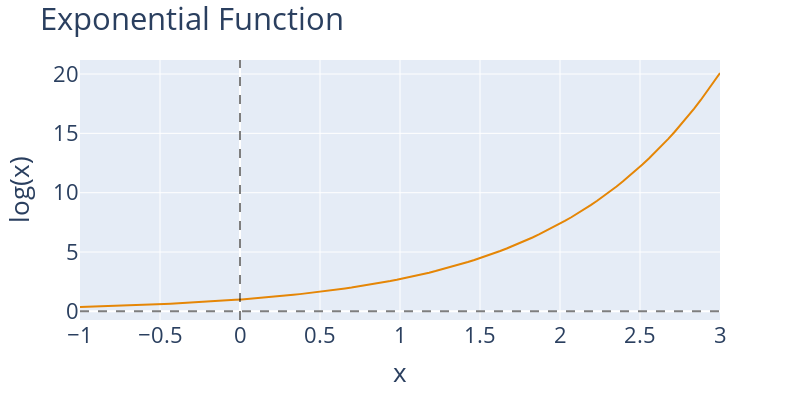

The notebook cell saved with this chart:
### Markdown cell above
The exponential function maps inputs on $(-\infty, \infty)$ to outputs on $(0, \infty)$, so it also won't work:

### Code cell
# Plot the logarithm function
x = np.linspace(-1, 3, 100)
y = np.exp(x)
fig = px.line(x=x, y=y)
fig.add_hline(y=0, line_color="black", line_dash="dash", opacity=0.5)
fig.add_vline(x=0, line_color="black", line_dash="dash", opacity=0.5)
fig.update_layout(
    xaxis_title="x",
    yaxis_title="log(x)",
    title="Exponential Function",
    width=800,
    height=400
)

### Figure 1 — Plotly figure (JSON) as saved in the notebook; plotly's stock layout.template omitted (floating-point values rounded to 4 significant figures)
{"data": [{"hovertemplate": "x=%{x}<br>y=%{y}<extra></extra>", "legendgroup": "", "line": {"color": "rgb(229, 134, 6)", "dash": "solid"}, "marker": {"symbol": "circle"}, "mode": "lines", "name": "", "orientation": "v", "showlegend": false, "type": "scatter", "x": [-1.0, -0.9596, -0.9192, -0.8788, -0.8384, -0.798, -0.7576, -0.7172, -0.6768, -0.6364, -0.596, -0.5556, -0.5152, -0.4747, -0.4343, -0.3939, -0.3535, -0.3131, -0.2727, -0.2323, -0.1919, -0.1515, -0.1111, -0.07071, -0.0303, 0.0101, 0.05051, 0.09091, 0.1313, 0.1717, 0.2121, 0.2525, 0.2929, 0.3333, 0.3737, 0.4141, 0.4545, 0.4949, 0.5354, 0.5758, 0.6162, 0.6566, 0.697, 0.7374, 0.7778, 0.8182, 0.8586, 0.899, 0.9394, 0.9798, 1.02, 1.061, 1.101, 1.141, 1.182, 1.222, 1.263, 1.303, 1.343, 1.384, 1.424, 1.465, 1.505, 1.545, 1.586, 1.626, 1.667, 1.707, 1.747, 1.788, 1.828, 1.869, 1.909, 1.949, 1.99, 2.03, 2.071, 2.111, 2.152, 2.192, 2.232, 2.273, 2.313, 2.354, 2.394, 2.434, 2.475, 2.515, 2.556, 2.596, 2.636, 2.677, 2.717, 2.758, 2.798, 2.838, 2.879, 2.919, 2.96, 3.0], "xaxis": "x", "y": [0.3679, 0.383, 0.3988, 0.4153, 0.4324, 0.4502, 0.4688, 0.4881, 0.5083, 0.5292, 0.551, 0.5738, 0.5974, 0.622, 0.6477, 0.6744, 0.7022, 0.7312, 0.7613, 0.7927, 0.8254, 0.8594, 0.8948, 0.9317, 0.9702, 1.01, 1.052, 1.095, 1.14, 1.187, 1.236, 1.287, 1.34, 1.396, 1.453, 1.513, 1.575, 1.64, 1.708, 1.778, 1.852, 1.928, 2.008, 2.09, 2.177, 2.266, 2.36, 2.457, 2.558, 2.664, 2.774, 2.888, 3.007, 3.131, 3.26, 3.395, 3.535, 3.68, 3.832, 3.99, 4.155, 4.326, 4.504, 4.69, 4.883, 5.085, 5.294, 5.513, 5.74, 5.977, 6.223, 6.48, 6.747, 7.025, 7.315, 7.616, 7.93, 8.257, 8.598, 8.952, 9.321, 9.706, 10.11, 10.52, 10.96, 11.41, 11.88, 12.37, 12.88, 13.41, 13.96, 14.54, 15.14, 15.76, 16.41, 17.09, 17.79, 18.53, 19.29, 20.09], "yaxis": "y"}], "layout": {"height": 400, "legend": {"tracegroupgap": 0}, "margin": {"t": 60}, "shapes": [{"line": {"color": "black", "dash": "dash"}, "opacity": 0.5, "type": "line", "x0": 0, "x1": 1, "xref": "x domain", "y0": 0, "y1": 0, "yref": "y"}, {"line": {"color": "black", "dash": "dash"}, "opacity": 0.5, "type": "line", "x0": 0, "x1": 0, "xref": "x", "y0": 0, "y1": 1, "yref": "y domain"}], "title": {"text": "Exponential Function"}, "width": 800, "xaxis": {"anchor": "y", "domain": [0, 1], "title": {"text": "x"}}, "yaxis": {"anchor": "x", "domain": [0, 1], "title": {"text": "log(x)"}}}}
